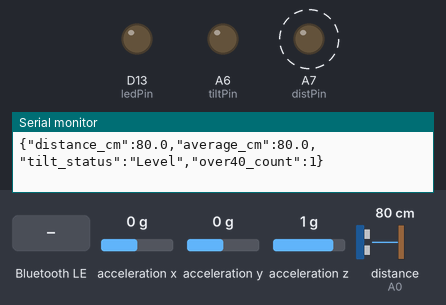
Recording of a sketch running on a simulated Arduino Nano 33 IoT. Shown: output pins drawn as LEDs (lit = HIGH), the last lines printed to the serial monitor. Wiring (inferred from the names in the program): ultrasonic range finder: trigger A1; echo A0. Dashed ring = blinking. The test bench sets the inputs (shaded band); at power-on: distance to the obstacle (sensor on A0) 80 cm, acceleration x 0 g, acceleration y 0 g, acceleration z 1 g. The echo pulse lasts 58.3 µs per cm; nothing arrives over Bluetooth unless stated; a phone connects over Bluetooth LE 3 s after start; pins used as bus, display or sensor lines are not drawn.

Above: at 1.46 s.
2.1 s: Bluetooth LE write "LED_ON" received
At 4.15 s:
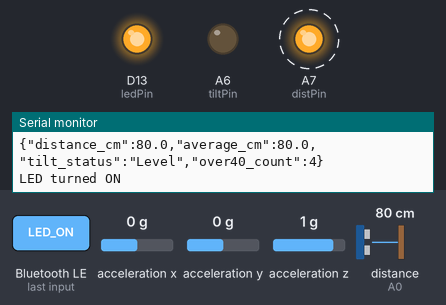
5.7 s: distance to the obstacle (sensor on A0) set to 44 cm
At 6.62 s:
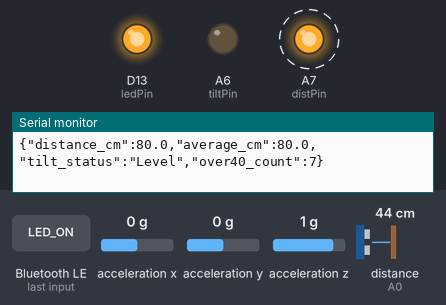
9.2 s: distance to the obstacle (sensor on A0) set to 38 cm
At 10.6 s:
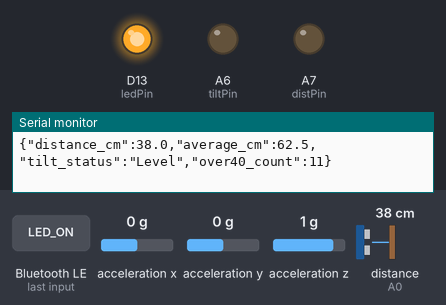
10.8 s: acceleration x set to -0.4 g
12.3 s: acceleration x set to -0.7 g
At 12.57 s:
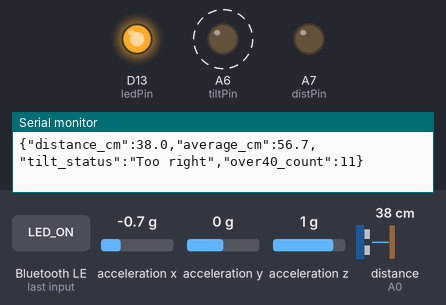
15.8 s: Bluetooth LE write "LED_OFF" received
At 16.2 s:
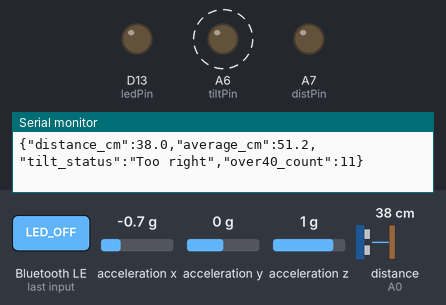
Timing chart, 0 to 20.3 s (numbered marks = the images above; inputs shaded):
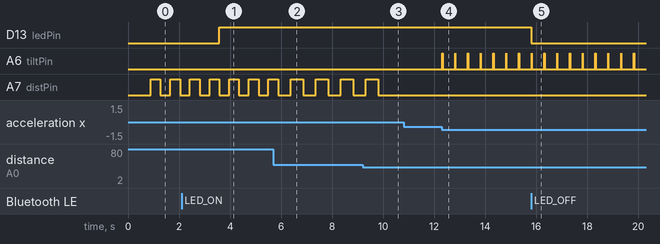

The sketch:

progressDemo.ino
```cpp
#include <Arduino_LSM6DS3.h>
#include <ArduinoBLE.h>

// ----------------------------
// Pin assignments
// ----------------------------
const int trigPin = A1;
const int echoPin = A0;
const int distPin = A7;
const int tiltPin = A6;
const int ledPin = LED_BUILTIN;

// ----------------------------
// IMU initializaiton
// ----------------------------
float x, y, z;
float plusThreshold = 0.5, minusThreshold = -0.5;   //sin(15 degrees) = 0.2588, sin(30 deg) = 0.5

// ----------------------------
// BLE UUIDs
// ----------------------------
const char* SERVICE_UUID =
    "12345678-1234-5678-1234-56789abcdef0";

const char* COMMAND_UUID =
    "12345678-1234-5678-1234-56789abcdef1";

const char* TELEMETRY_UUID =
    "12345678-1234-5678-1234-56789abcdef2";

// ----------------------------
// BLE service and characteristics
// ----------------------------
BLEService deviceService(SERVICE_UUID);

BLEStringCharacteristic commandCharacteristic(
    COMMAND_UUID,
    BLEWrite,
    32
);

BLEStringCharacteristic telemetryCharacteristic(
    TELEMETRY_UUID,
    BLENotify,
    128
);

// for main code
unsigned long lastTelemetryTime = 0;

// Running distance statistics for valid sensor readings.
double distanceSumCm = 0.0;
unsigned long distanceSampleCount = 0;
unsigned long distanceOver40Count = 0;

// ----------------------------
// Sensor readings
// ----------------------------
float proxData(){
  // Send an ultrasonic pulse.
  digitalWrite(trigPin, LOW);
  delayMicroseconds(2);

  digitalWrite(trigPin, HIGH);
  delayMicroseconds(10);
  digitalWrite(trigPin, LOW);

  // Measure the echo duration.
  long duration = pulseIn(echoPin, HIGH);

  if (duration == 0) {
    Serial.println("No object detected");
  } else {
    // Speed of sound: approximately 0.0343 cm/us.
    float distance = duration * 0.0343 / 2.0;

    if (distance > 40) {  //anything greater than 40cm makes led flash
      int rate = map((int)distance, 40, 200, 500, 10);  // from range of 40cm-200cm, respectively flash at a rate of 500ms-10ms intervals
      rate = constrain(rate, 10, 500);

      digitalWrite(distPin, LOW);
      delay(rate);
      digitalWrite(distPin, HIGH);
      delay(rate);
      digitalWrite(distPin, LOW);
    }

    Serial.print("Distance: ");
    Serial.print(distance);
    Serial.println(" cm");
    return distance;
  }

  return -1.0;
}

const char* imuData(){
  if (!IMU.accelerationAvailable()) {
    return "No IMU data";
  }

  IMU.readAcceleration(x, y, z);
  // Serial.print("X = ");
  // Serial.print(x);
  // Serial.print(", Y = ");
  // Serial.print(y);
  // Serial.print(", Z = ");
  // Serial.println(z);

  const char* status = "Level";
  if (y > plusThreshold) {
    status = "Too backward";
  } else if (y < minusThreshold) {
    status = "Too forward";
  } else if (x < minusThreshold) {
    status = "Too right";
  } else if (x > plusThreshold) {
    status = "Too left";
  }

  if (y > plusThreshold || y < minusThreshold ||
      x < minusThreshold || x > plusThreshold) {
    Serial.println(status);
    digitalWrite(tiltPin, HIGH);
    delay(10);
    digitalWrite(tiltPin, LOW);
  }

  return status;
}

// ----------------------------
// LED handler
// ----------------------------
void handleCommand(String command) {
    command.trim();

    if (command == "LED_ON") {
        digitalWrite(ledPin, HIGH);
        Serial.println("LED turned ON");
    }
    else if (command == "LED_OFF") {
        digitalWrite(ledPin, LOW);
        Serial.println("LED turned OFF");
    }
    else {
        Serial.print("Unknown command: ");
        Serial.println(command);
    }
}

// ----------------------------
// Setup
// ----------------------------
void setup() {
    Serial.begin(9600);

    pinMode(trigPin, OUTPUT);
    pinMode(echoPin, INPUT);
    pinMode(distPin, OUTPUT);
    pinMode(tiltPin, OUTPUT);
    pinMode(ledPin, OUTPUT);

    digitalWrite(ledPin, LOW);

    //initialize IMU
    if (!IMU.begin()){
      Serial.println("failed to initialize IMU!");
      while(1);
    }

    if (!BLE.begin()) {
        Serial.println("BLE initialization failed!");
        while (1);
    }

    BLE.setLocalName("Nano 33 IoT");
    BLE.setAdvertisedService(deviceService);

    deviceService.addCharacteristic(
        commandCharacteristic
    );

    deviceService.addCharacteristic(
        telemetryCharacteristic
    );

    BLE.addService(deviceService);

    //initializes telemetry data to be unavailable at first before connecting with device
    telemetryCharacteristic.writeValue(
        "{\"distance_cm\":-1,\"average_cm\":-1,\"tilt_status\":\"No IMU data\",\"over40_count\":0}"
    );

    BLE.advertise();

    Serial.println("BLE device is advertising!");
}

// ----------------------------
// Main loop
// ----------------------------


void loop() {
  BLE.poll();

  // Check for commands from the mobile app
  if (commandCharacteristic.written()) {
    String command = commandCharacteristic.value();
    handleCommand(command);
  }

  // Send sensor data every 500 ms
  if (millis() - lastTelemetryTime >= 500) {
    lastTelemetryTime = millis();

    const char* tiltStatus = imuData();
    float distance = proxData();

    if (distance >= 0.0) {
      distanceSumCm += distance;
      distanceSampleCount++;

      if (distance > 40.0) {
        distanceOver40Count++;
      }

      Serial.print("Average distance: ");
      Serial.print(distanceSumCm / distanceSampleCount);
      Serial.print(" cm | Readings: ");
      Serial.print(distanceSampleCount);
      Serial.print(" | Over 40 cm: ");
      Serial.println(distanceOver40Count);
  }

  double averageDistanceCm = distanceSampleCount > 0
    ? distanceSumCm / distanceSampleCount
    : -1.0;

  char payload[128];

  snprintf(
    payload,
    sizeof(payload),
    "{\"distance_cm\":%.1f,\"average_cm\":%.1f,\"tilt_status\":\"%s\",\"over40_count\":%lu}",
    distance,
    averageDistanceCm,
    tiltStatus,
    distanceOver40Count
  );

    telemetryCharacteristic.writeValue(payload);

    Serial.println(payload);
  }
}


// OLD CODE


// float readDistance() {
//     digitalWrite(trigPin, LOW);
//     delayMicroseconds(2);

//     digitalWrite(trigPin, HIGH);
//     delayMicroseconds(10);
//     digitalWrite(trigPin, LOW);

//     unsigned long duration =
//         pulseIn(echoPin, HIGH, 30000);

//     if (duration == 0) {
//         return -1.0;
//     }

//     return duration * 0.0343 / 2.0;
// }

// void setup() {
//   Serial.begin(9600);
//   while(!Serial);

//   // initialize analog pins
//   pinMode(trigPin, OUTPUT);
//   pinMode(echoPin, INPUT);
//   pinMode(distPin, OUTPUT);
//   pinMode(tiltPin, OUTPUT);


//   //initialize IMU
//   if (!IMU.begin()){
//     Serial.println("failed to initialize IMU!");
//     while(1);
//   }

//   // initialize BLE advertising
//   // set built in LED pin to output mode
//   pinMode(ledPin, OUTPUT);

//   // begin initialization
//   if (!BLE.begin()) {
//     Serial.println("starting Bluetooth® Low Energy failed!");

//     while (1);
//   }

//   // set advertised local name and service UUID:
//   BLE.setLocalName("LED");
//   BLE.setAdvertisedService(ledService);

//   // add the characteristic to the service
//   ledService.addCharacteristic(switchCharacteristic);

//   // add service
//   BLE.addService(ledService);

//   // set the initial value for the characteristic:
//   switchCharacteristic.writeValue(0);

//   // start advertising
//   BLE.advertise();

//   Serial.println("BLE LED Peripheral");
// }

// void loop() {

//   // proxData();
//   // imuData();

//   // listen for BLE peripherals to connect:
//   BLEDevice central = BLE.central();

//   // if a central is connected to peripheral:
//   if (central) {
//     Serial.print("Connected to central: ");
//     // print the central's MAC address:
//     Serial.println(central.address());

//     // while the central is still connected to peripheral:
//     while (central.connected()) {
//       // if the remote device wrote to the characteristic,
//       // use the value to control the LED:
//       if (switchCharacteristic.written()) {
//         if (switchCharacteristic.value()) {   // any value other than 0
//           Serial.println("LED on");
//           digitalWrite(ledPin, HIGH);         // will turn the LED on
//         } else {                              // a 0 value
//           Serial.println(F("LED off"));
//           digitalWrite(ledPin, LOW);          // will turn the LED off
//         }
//       }
//     }

//     // when the central disconnects, print it out:
//     Serial.print(F("Disconnected from central: "));
//     Serial.println(central.address());
//   }
//   // delay(500);
// }
```

Measured:
- the behaviour switches between 41 and 40 cm on distance to the obstacle (sensor on A0) (found by bisection; images 2 and 3)
- the behaviour switches between -0.5 and -0.6 g on acceleration x (found by bisection; images 3 and 4)
- after the input at 2.1 s, D13 (ledPin): LOW → HIGH after 1.5 s
- after the input at 5.7 s, A7 (distPin): alternates HIGH for 0.49 s and LOW for 0.49 s, starting after 0.68 s
- after the input at 9.2 s, A7 (distPin): goes on until 9.8 s, then stays LOW
- after the input at 12.3 s, A6 (tiltPin): alternates HIGH for 0.01 s and LOW for 0.49 s, starting at once
- after the input at 15.8 s, D13 (ledPin): HIGH → LOW at once
- by itself, A7 (distPin): alternates HIGH for 0.38 s and LOW for 0.39 s
